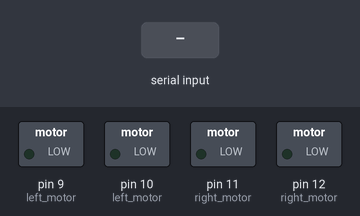
The sketch below on a simulated Arduino Uno, built with avr-gcc and run on an emulated ATmega328P. On the bench: switched loads named in the sketch (green lamp = pin HIGH). The test bench sets the inputs (shaded band).

Above: at 1.2 s.
1.3 s: "F" received over Serial
At 1.9 s:
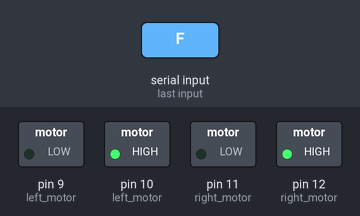
2.9 s: "B" received over Serial
At 4.2 s:
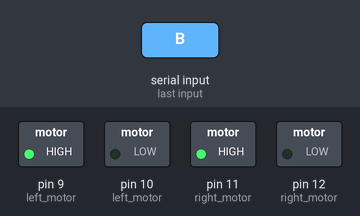
4.5 s: "R" received over Serial
At 5.5 s:
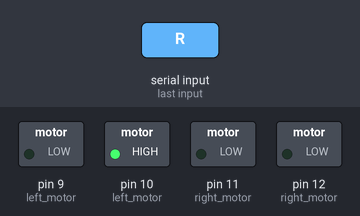
6.0 s: "L" received over Serial
At 6.7 s:
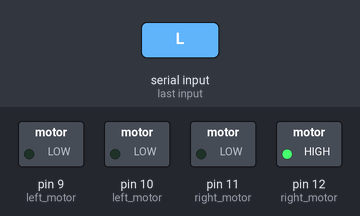
7.5 s: "S" received over Serial
At 7.8 s:
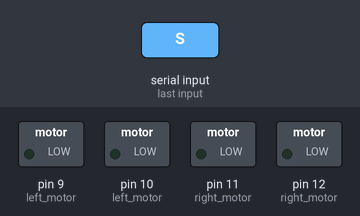
Timing chart, 0 to 10.0 s (numbered marks = the images above; inputs shaded):
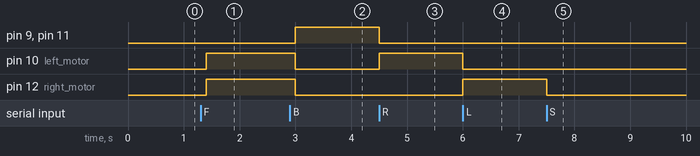

The sketch:

Robot_RemoteControl_Bluetooth.ino
```cpp
char button;

void setup() {
  // put your setup code here, to run once:
  pinMode(12,OUTPUT);  //right motor
  pinMode(11,OUTPUT);   //right motor
  pinMode(10,OUTPUT);   //left motor
  pinMode(9,OUTPUT);    //left motor
  Serial.begin(9600);
}

void loop() {
  // put your main code here, to run repeatedly:
   if(Serial.available()){
      button=Serial.read();
      digitalWrite(13,HIGH);
   }
   if(button=='F'){
    //move forward
    digitalWrite(12,HIGH);
    digitalWrite(11,LOW);
    digitalWrite(10,HIGH);
    digitalWrite(9,LOW);
   }
   if(button=='B'){
    //move backward
    digitalWrite(12,LOW);
    digitalWrite(11,HIGH);
    digitalWrite(10,LOW);
    digitalWrite(9,HIGH);
   }
   if(button=='R'){
    //move right
    digitalWrite(12,LOW);
    digitalWrite(11,LOW);
    digitalWrite(10,HIGH);
    digitalWrite(9,LOW);
   }
   if(button=='L'){
    //move left
    digitalWrite(12,HIGH);
    digitalWrite(11,LOW);
    digitalWrite(10,LOW);
    digitalWrite(9,LOW);
   }
   if(button=='S'){
    //stop
    digitalWrite(12,LOW);
    digitalWrite(11,LOW);
    digitalWrite(10,LOW);
    digitalWrite(9,LOW);
   }
   delay(100);
}
```

Measured:
- after the input at 1.3 s, pin 10 (left_motor), pin 12 (right_motor): LOW → HIGH after 0.10 s
- after the input at 2.9 s, pin 9 (left_motor), pin 11 (right_motor): LOW → HIGH after 0.10 s; pin 10 (left_motor), pin 12 (right_motor): HIGH → LOW after 0.10 s
- after the input at 4.5 s, pin 9 (left_motor), pin 11 (right_motor): HIGH → LOW at once; pin 10 (left_motor): LOW → HIGH at once
- after the input at 6.0 s, pin 10 (left_motor): HIGH → LOW at once; pin 12 (right_motor): LOW → HIGH at once
- after the input at 7.5 s, pin 12 (right_motor): HIGH → LOW at once
